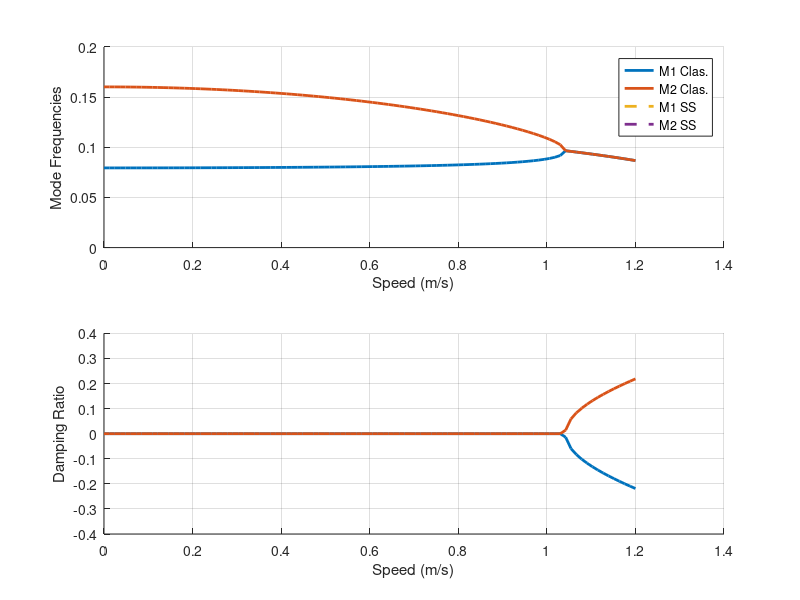

MATLAB code for this plot:
clear
clc
close all

x_alpha = 0.05;
r_alpha = 0.5;
omegah_omegaalpha = 0.5;
bigratio = 7.5;
e_b = 0.4;
dcl_dalpha = 2 * pi;

Us = linspace(0,1.2,100);

for i = 1:length(Us)

    M = [1, x_alpha; x_alpha, r_alpha^2];
    K = [omegah_omegaalpha^2, 2 * bigratio^(-1) * Us(i)^2; 0, r_alpha^2 - 2 * bigratio^(-1) * e_b * Us(i)^2];

[Phi,lam]=eig(K,M);
fn=sqrt(diag(lam));
fns(:,i)=sort(fn);
% Alternative, solve for state-space eigenvalues instead.
    [Phic,lamss]=polyeig(K,0*M,M);
        lkp=lamss(imag(lamss)>0); % keep only root with positive frequency
    % lams(:,i)=sort(lkp);
    lams = 0;

end

figure(1);
subplot(2,1,1)
hold on
plot(Us,real(fns)/2/pi,'-',Us,imag(lams)/2/pi,'--'); grid on;
set(get(gca,'Children'),'LineWidth',2)
legend('M1 Clas.','M2 Clas.','M1 SS','M2 SS');
xlabel('Speed (m/s)'); ylabel('Mode Frequencies');
subplot(2,1,2)
hold on
plot(Us,-real(1i*fns)./abs(fns),'-',Us,-real(lams)./abs(lams),'--'); grid on;
set(get(gca,'Children'),'LineWidth',2)
xlabel('Speed (m/s)'); ylabel('Damping Ratio');


